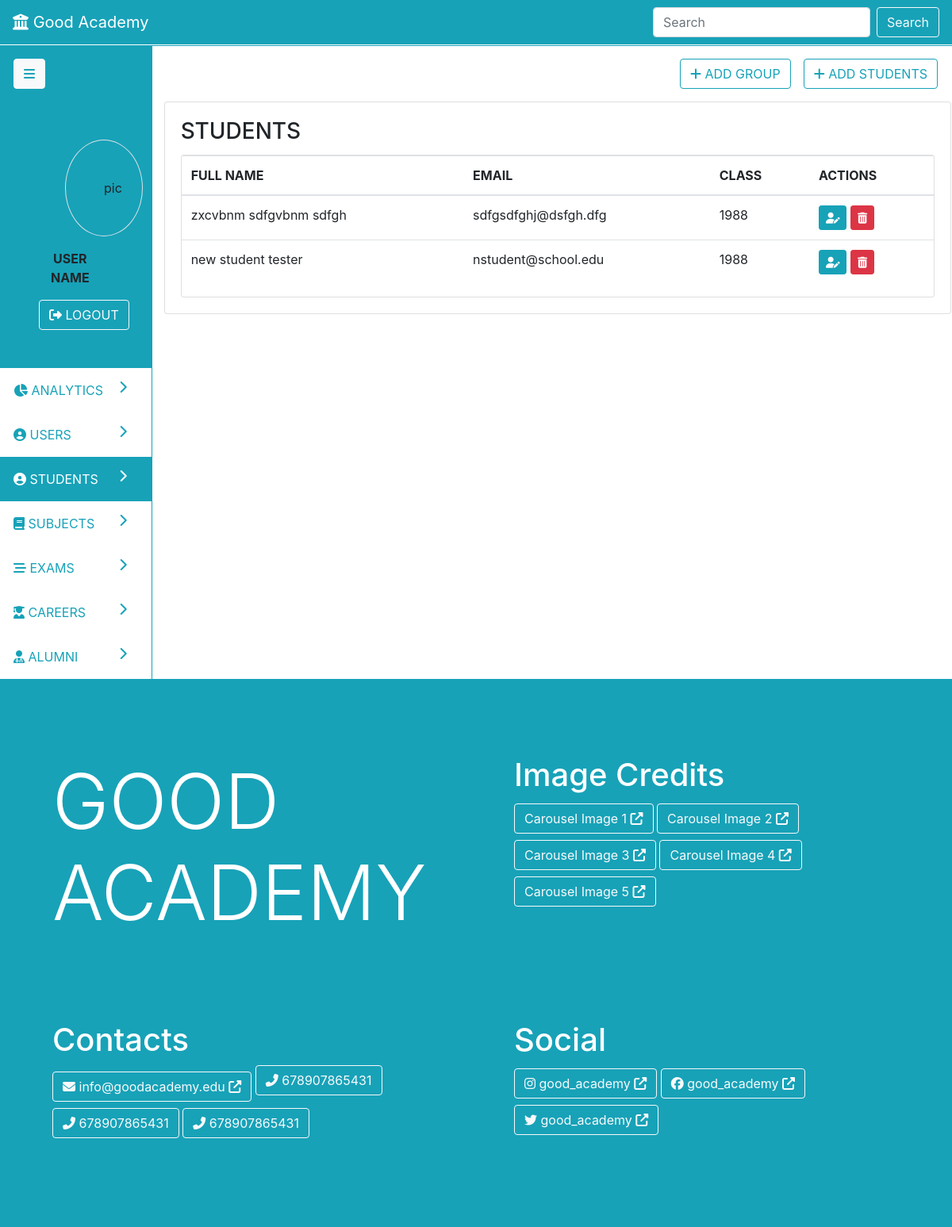
Before: /students with the older database file.
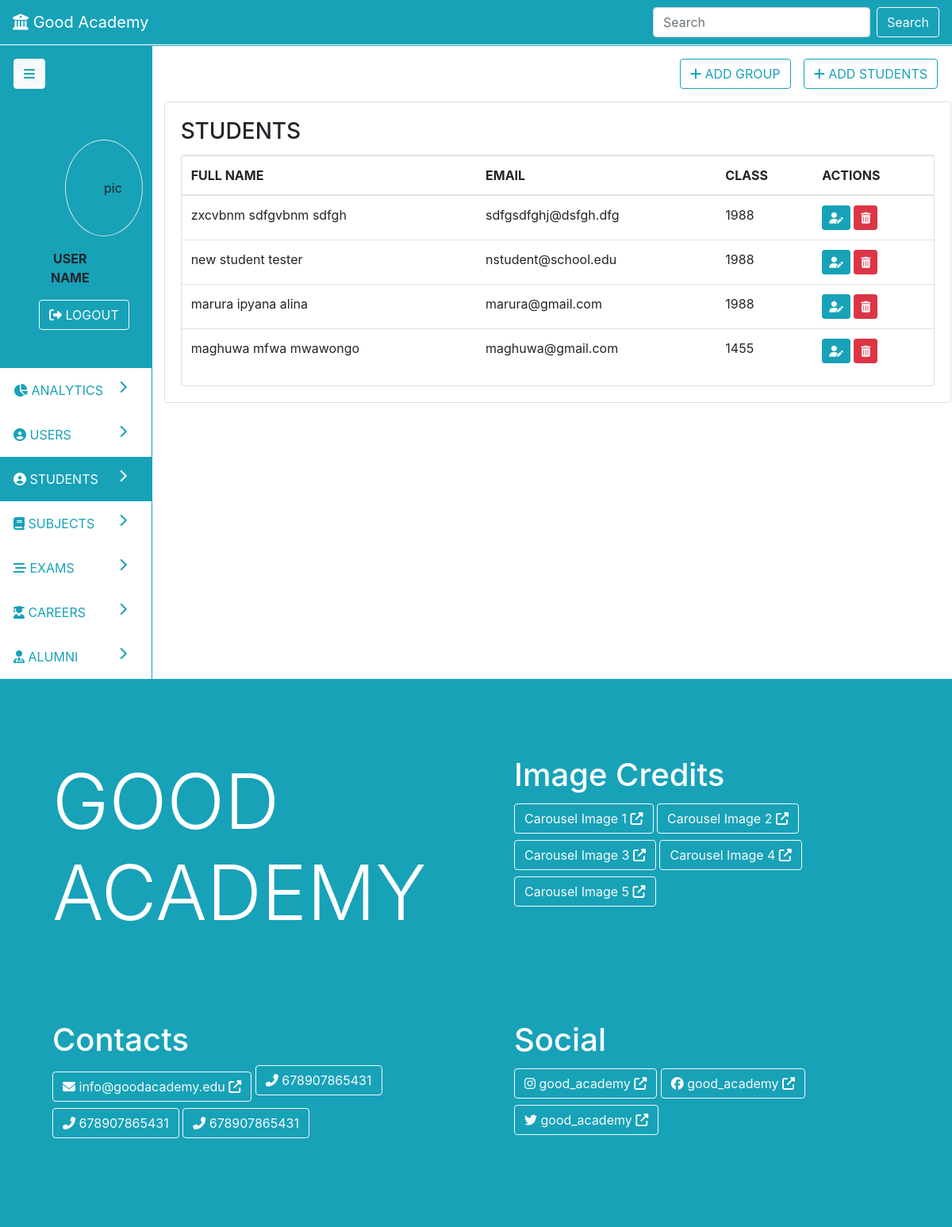
After: the same page with the newer database file.
### parent/models.py (models this page shows, shortened)
class Student(db.Model):
	id = db.Column(db.Integer, primary_key=True)
	first_name = db.Column(db.String(19), nullable=False)
	middle_name = db.Column(db.String(19), nullable=False)
	last_name = db.Column(db.String(19), nullable=False)
	email = db.Column(db.String(19), unique=True, nullable=False)
	scores = db.relationship('Score', backref='student', lazy=True)
	careers = db.relationship('Career', backref='student', lazy=True)
	group_id = db.Column(db.Integer, db.ForeignKey('group.id'), nullable=False)
	password = db.Column(db.String(119), nullable=False)

class Group(db.Model):
	id = db.Column(db.Integer, primary_key=True)
	name = db.Column(db.String(19), nullable=False)
	students = db.relationship('Student', backref='group', lazy=True)
	exams = db.relationship('Exam', backref='group', lazy=True)

### parent/routes.py (the view)
@app.route('/students', methods=['POST', 'GET'])
def students():
	students = Student.query.all()
	return render_template('admin/students.html', nav='dash', page='students', students=students, action='read')

### parent/templates/admin/students.html (shortened to what this page needs)
{% extends 'admin-dash.html' %}
{% block pagedata %}
{% if action=='create' %}
<div class="row">
	<div class="col p-3">
		<a class="btn float-right btn-outline-info mr-3" href="{{ url_for('students') }}"><i class="fas fa-list"></i> VIEW STUDENTS</a>
		<a class="btn float-right btn-outline-info mr-3" href="{{ url_for('create_group') }}"><i class="fas fa-plus"></i> ADD GROUP</a>
	</div>
</div>
<div class="card p-3">
	<div class="card-body text-primary">
		<h1 class="card-title text-info">Register New Student</h1>
	</div>
	<form class="card" method="post">
		{{ form.hidden_tag() }}
		<div class="card-body">
			<div class="alert alert-info">
				<i class="fas fa-info-circle"></i> The default password for new accounts is 'welcome'
			</div>
			<fieldset>
				<div class="form-group">
					{{ form.first_name.label(class='form-control-label') }}
					{% if form.first_name.errors %}
						{{ form.first_name(class='form-control is-invalid')}}
						<div class="invalid-feedback">
							{% for error in form.first_name.errors %}
								<span>{{ error }}</span>
							{% endfor %}
						</div>
					{% else%}
						{{ form.first_name(class='form-control') }}
					{% endif %}
				</div>
				<div class="form-group">
					{{ form.middle_name.label(class='form-control-label') }}
					{% if form.middle_name.errors %}
						{{ form.middle_name(class='form-control is-invalid')}}
						<div class="invalid-feedback">
							{% for error in form.middle_name.errors %}
								<span>{{ error }}</span>
							{% endfor %}
						</div>
					{% else%}
						{{ form.middle_name(class='form-control') }}
					{% endif %}
				</div>
				<div class="form-group">
					{{ form.last_name.label(class='form-control-label') }}
					{% if form.last_name.errors %}
						{{ form.last_name(class='form-control is-invalid')}}
						<div class="invalid-feedback">
							{% for error in form.last_name.errors %}
								<span>{{ error }}</span>
							{% endfor %}
						</div>
					{% else%}
						{{ form.last_name(class='form-control') }}
					{% endif %}
				</div>
				<div class="form-group">
					{{ form.email.label(class='form-control-label') }}
					{% if form.email.errors %}
						{{ form.email(class='form-control is-invalid')}}
						<div class="invalid-feedback">
							{% for error in form.email.errors %}
								<span>{{ error }}</span>
							{% endfor %}
						</div>
					{% else%}
						{{ form.email(class='form-control') }}
					{% endif %}
				</div>
				<div class="form-group">
					{{ form.group.label(class='form-control-label') }}
					{% if form.group.errors %}
						{{ form.group(class='form-control is-invalid')}}
						<div class="invalid-feedback">
							{% for error in form.group.errors %}
								<span>{{ error }}</span>
							{% endfor %}
						</div>
					{% else%}
						{{ form.group(class='form-control') }}
					{% endif %}
				</div>
			</fieldset>
			<div>
				{{ form.submit(class='btn btn-info')}}
			</div>
			</div>
		</div>
	</form>
</div>
{% elif action=='read' %}
<div class="row">
	<div class="col p-3">
		<a class="btn float-right btn-outline-info mr-3" href="{{ url_for('create_student') }}"><i class="fas fa-plus"></i> ADD STUDENTS</a>
		<a class="btn float-right btn-outline-info mr-3" href="{{ url_for('students') }}"><i class="fas fa-plus"></i> ADD GROUP</a>
	</div>
</div>
<div class="card">
	<div class="card-body">
		<h3 class="card-title">STUDENTS</h3>
		<div class="card">
			<div class="table-responsive">
				<table class="table table-hover">
					<thead>
						<tr>
							<th>FULL NAME</th><th>EMAIL</th><th>CLASS</th><th>ACTIONS</th>
						</tr>
					</thead>
					<tbody>
						{% for student in students %}
						<tr>
							<td>{% print(student.first_name) %} {% print(student.middle_name) %} {% print(student.last_name) %}</td>
							<td>{% print(student.email) %}</td>
							<td>{% print(student.group.name) %}</td>
							<td>
								<a href="#" class="btn btn-sm btn-info" data-toggle="tooltip" data-placement="top" title="EDIT"><i class="fas fa-user-edit"></i></a>
								<a href="#" class="btn btn-sm btn-danger" data-toggle="tooltip" data-placement="top" title="DELETE"><i class="fas fa-trash-alt"></i></a>
							</td>
						</tr>
						{% endfor %}
					</tbody>
				</table>
			</div>
		</div>
	</div>
</div>
{% endif %}
{% endblock %}

### parent/templates/admin-dash.html (shortened to what this page needs)
{% extends 'base.html' %}
{%block content%}
<div class="row border border-info">
	<div class="col-2">
		<div class="side-nav ">
			<div class="row bg-info p-3">
				<div class="col"><button class="btn btn-light text-info"><i class="fas fa-bars"></i></button></div>
			</div>
			<div class="row bg-info p-5">
				<div class="col text-center">
					<div class="row">
						<div class="col px-5">
							<div class="p-5 border rounded-circle">pic</div>
						</div>
					</div>
					<div class="row">
						<div class="col p-3"><b>USER NAME</b></div>
					</div>
					<div class="row">
						<div class="col"><button class="btn btn-outline-light"><i class="fas fa-sign-out-alt"></i> LOGOUT</button></div>
					</div>
				</div>
			</div>
			<a id="analytics" class="row nav-link btn-outline-info p-3" href="{{ url_for('admin_dash') }}">
				<div class="col"><i class="fas fa-chart-pie"></i> ANALYTICS <i class="fas fa-chevron-right float-right"></i></div>
			</a>
			<a id="users" class="row nav-link nav-link btn-outline-info p-3" href="{{ url_for('users') }}">
				<div class="col"><i class="fas fa-user-circle"></i> USERS <i class="fas fa-chevron-right float-right"></i></div>
			</a>
			<a id="students" class="row nav-link btn-outline-info p-3" href="{{ url_for('students') }}">
				<div class="col"><i class="fas fa-user-circle"></i> STUDENTS <i class="fas fa-chevron-right float-right"></i></div>
			</a>
			<a id="subjects" class="row nav-link btn-outline-info p-3" href="{{ url_for('subjects') }}">
				<div class="col"><i class="fas fa-book"></i> SUBJECTS <i class="fas fa-chevron-right float-right"></i></div>
			</a>
			<a id="exams" class="row nav-link btn-outline-info p-3" href="{{ url_for('exams') }}">
				<div class="col"><i class="fas fa-stream"></i> EXAMS <i class="fas fa-chevron-right float-right"></i></div>
			</a>
			<a id="careers" class="row nav-link btn-outline-info p-3" href="{{ url_for('careers') }}">
				<div class="col"><i class="fas fa-user-graduate"></i> CAREERS <i class="fas fa-chevron-right float-right"></i></div>
			</a>
			<a id="alumni" class="row nav-link btn-outline-info p-3" href="{{ url_for('alumni') }}">
				<div class="col"><i class="fas fa-user-md"></i> ALUMNI <i class="fas fa-chevron-right float-right"></i></div>
			</a>
		</div>
	</div>
	<div class="col border-left border-info">
		{%block pagedata%}{%endblock%}
	</div>
</div>
{%endblock%}

### parent/templates/base.html (shortened to what this page needs)
<!DOCTYPE html>
<html>
<head>
	<link rel="stylesheet" href="https://maxcdn.bootstrapcdn.com/bootstrap/4.0.0/css/bootstrap.min.css">
	<link rel="stylesheet" href="{{ url_for('static', filename='main.css') }}">
</head>
<body onload="changeNav('{{page}}')">
	{% if nav=='landing' %}
		<nav class="navbar navbar-expand-lg navbar-dark bg-info">
		  <a class="navbar-brand" href="#"><i class="fas fa-university"></i> Good Academy</a>
		  <button class="navbar-toggler" type="button" data-toggle="collapse" data-target="#navbarSupportedContent" aria-controls="navbarSupportedContent" aria-expanded="false" aria-label="Toggle navigation">
		    <span class="navbar-toggler-icon"></span>
		  </button>
		  <div class="collapse navbar-collapse" id="navbarSupportedContent">
		  	<div class="mr-auto"></div>
		  	<ul class="navbar-nav">
		  		<li class="nav-item">
		  			<a href="#" class="nav-link active">HOME</a>
		  		</li>
			    <li class="nav-item dropdown">
			        <a class="nav-link dropdown-toggle" href="#" id="navbarDropdown" role="button" data-toggle="dropdown" aria-haspopup="true" aria-expanded="false">PORTAL</a>
			        <div class="dropdown-menu" aria-labelledby="navbarDropdown">
			          <a class="dropdown-item" href="{{ url_for('student_login') }}">STUDENT</a>
			          <a class="dropdown-item" href="{{ url_for('admin_login') }}">TEACHER</a>
			        </div>
			    </li>
		  		<li class="nav-item">
		  			<a href="#" class="nav-link">EVENTS</a>
		  		</li>
		  		<li class="nav-item">
		  			<a href="#" class="nav-link">BLOGS</a>
		  		</li>
		  		<li class="nav-item">
		  			<a href="#" class="nav-link">CONTACTS</a>
		  		</li>
		  	</ul>
		  </div>
		</nav>
	{% elif nav=='dash' %}
		<nav class="navbar navbar-expand-lg navbar-dark bg-info">
		  <a class="navbar-brand" href="#"><i class="fas fa-university"></i> Good Academy</a>
		  <div class="collapse navbar-collapse" id="navbarSupportedContent">
		    <form class="form-inline my-2 my-lg-0">
		      <input class="form-control mr-sm-2" type="search" placeholder="Search" aria-label="Search">
		      <button class="btn btn-outline-light my-2 my-sm-0" type="submit">Search</button>
		    </form>
		  </div>
		</nav>
	{% endif %}
	<div class="row justify-content-center">
		<div class="col-md-6">
		</div>
	</div>
	{%block content%} {%endblock%}
	<div class="row bg-info text-white">
		<div class="col p-5">
			<div class="row">
				<div class="col p-5">
					<h1 class="display-1">GOOD ACADEMY</h1>
				</div>
				<div class="col p-5">
					<h1>Image Credits</h1>
					<a class="btn btn-outline-light my-1" href="">Carousel Image 1 <i class="fas fa-external-link-alt"></i></a>
					<a class="btn btn-outline-light my-1" href="">Carousel Image 2 <i class="fas fa-external-link-alt"></i></a>
					<a class="btn btn-outline-light my-1" href="">Carousel Image 3 <i class="fas fa-external-link-alt"></i></a>
					<a class="btn btn-outline-light my-1" href="">Carousel Image 4 <i class="fas fa-external-link-alt"></i></a>
					<a class="btn btn-outline-light my-1" href="">Carousel Image 5 <i class="fas fa-external-link-alt"></i></a>
				</div>
				<div class="col p-5">
					<h1>Contacts</h1>
					<a class="btn btn-outline-light my-1" href=""><i class="fas fa-envelope"></i> info@goodacademy.edu <i class="fas fa-external-link-alt"></i></a>
					<p class="btn btn-outline-light"><i class="fas fa-phone-alt"></i> 678907865431</p>
					<p class="btn btn-outline-light"><i class="fas fa-phone-alt"></i> 678907865431</p>
					<p class="btn btn-outline-light"><i class="fas fa-phone-alt"></i> 678907865431</p>
				</div>
				<div class="col p-5">
					<h1>Social</h1>
					<a class="btn btn-outline-light my-1" href=""><i class="fab fa-instagram"></i> good_academy <i class="fas fa-external-link-alt"></i></a>
					<a class="btn btn-outline-light my-1" href=""><i class="fab fa-facebook"></i> good_academy <i class="fas fa-external-link-alt"></i></a>
					<a class="btn btn-outline-light my-1" href=""><i class="fab fa-twitter"></i> good_academy <i class="fas fa-external-link-alt"></i></a>
				</div>
			</div>
		</div>
	</div>
</body>
</html>

Changed rows visible on the page:
added Student: first_name "marura", middle_name "ipyana", last_name "alina", email "marura@gmail.com", {{ print(student.group.name) }} "1988"
added Student: first_name "maghuwa", middle_name "mfwa", last_name "mwawongo", email "maghuwa@gmail.com"
now on this page (row unchanged): Group: name "1455"
